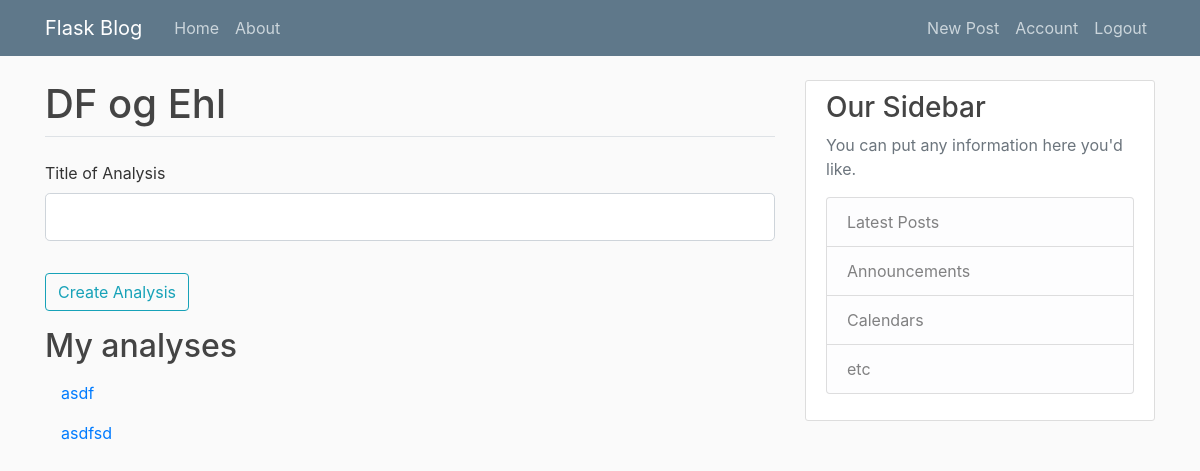
The app's page /project?project=1 (signed in), older data.
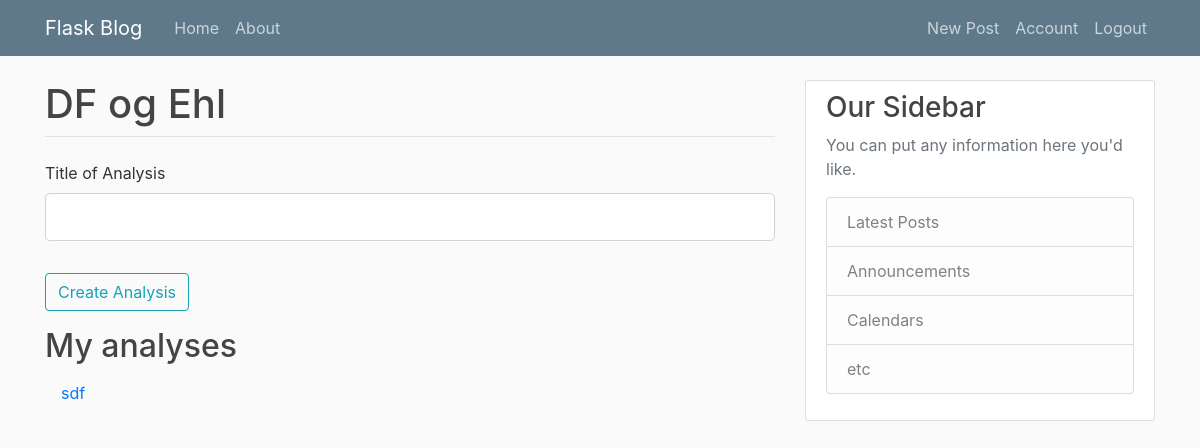
The same page, newer data.
### nlp4all/models.py (models this page shows, shortened)
class Project(db.Model):
    id = db.Column(db.Integer, primary_key=True)
    name = db.Column(db.String(50))
    description = db.Column(db.String)
    organization = db.Column(db.Integer, db.ForeignKey('organization.id'))
    analyses = db.relationship('BayesianAnalysis')
    categories = db.relationship('TweetTagCategory', secondary='project_categories')

class BayesianAnalysis(db.Model):
    id = db.Column(db.Integer, primary_key=True)
    user = db.Column(db.Integer, db.ForeignKey('user.id'))
    name = db.Column(db.String(50))
    filters = db.Column(JSON)
    features = db.Column(JSON)
    tags = db.relationship('TweetTag') # this also tells us which tweets
    data = db.Column(JSON)
    project = db.Column(db.Integer, db.ForeignKey('project.id'))

### nlp4all/routes.py (the view, shortened to what this page needs)
@app.route("/project", methods=['GET', "POST"])
def project():
    project_id = request.args.get('project', None, type=int)
    project = Project.query.get(project_id)
    form = AddBayesianAnalysisForm()
    analyses = BayesianAnalysis.query.filter_by(user = current_user.id).filter_by(project=project_id).all()
    return render_template('project.html', title='About', project=project, analyses=analyses, form=form)

### nlp4all/forms.py
class AddBayesianAnalysisForm(FlaskForm):
    name = StringField('Title of Analysis', validators=[DataRequired()])
    submit = SubmitField('Create Analysis')

### nlp4all/models.py (called while the page is built)
@login_manager.user_loader
def load_user(user_id):
    return User.query.get(int(user_id))

### nlp4all/templates/project.html (shortened to what this page needs)
{% extends "layout.html" %}
{% block content %}
  <h1>{{ project.name }} </h1>
    <form method="POST" action="">
        <fieldset class="form-group">
            <legend class="border-bottom mb-4">{{ legend }}</legend>
            <div class="form-group">
                {{ form.name.label(class="form-control-label") }}
                {% if form.name.errors %}
                    {{ form.name(class="form-control form-control-lg is-invalid") }}
                    <div class="invalid-feedback">
                        {% for error in form.name.errors %}
                            <span>{{ error }}</span>
                        {% endfor %}
                    </div>
                {% else %}
                    {{ form.name(class="form-control form-control-lg") }}
                {% endif %}
            </div>
        </fieldset>
        <div class="form-group">
            {{ form.submit(class="btn btn-outline-info") }}
        </div>
    </form>
<h2>My analyses</h2>
{% for a in analyses %}
<a class="nav-item nav-link" href="{{ url_for('analysis') }}?analysis={{a.id}}">{{a.name}}</a>
{% endfor %}
{% endblock content %}

### nlp4all/templates/layout.html (shortened to what this page needs)
<!DOCTYPE html>
<html>
<head>
    <link rel="stylesheet" href="https://maxcdn.bootstrapcdn.com/bootstrap/4.0.0/css/bootstrap.min.css">
    <link rel="stylesheet" type="text/css" href="{{ url_for('static', filename='main.css') }}">
</head>
<body>
    <header class="site-header">
      <nav class="navbar navbar-expand-md navbar-dark bg-steel fixed-top">
        <div class="container">
          <a class="navbar-brand mr-4" href="/">Flask Blog</a>
          <div class="collapse navbar-collapse" id="navbarToggle">
            <div class="navbar-nav mr-auto">
              <a class="nav-item nav-link" href="{{ url_for('home') }}">Home</a>
              <a class="nav-item nav-link" href="{{ url_for('about') }}">About</a>
            </div>
            <div class="navbar-nav">
              {% if current_user.is_authenticated %}
                <a class="nav-item nav-link" href="{{ url_for('new_post') }}">New Post</a>
                <a class="nav-item nav-link" href="{{ url_for('account') }}">Account</a>
                <a class="nav-item nav-link" href="{{ url_for('logout') }}">Logout</a>
              {% else %}
                <a class="nav-item nav-link" href="{{ url_for('login') }}">Login</a>
                <a class="nav-item nav-link" href="{{ url_for('register') }}">Register</a>
              {% endif %}
            </div>
          </div>
        </div>
      </nav>
    </header>
    <main role="main" class="container">
      <div class="row">
        <div class="col-md-8">
          {% block content %}{% endblock %}
        </div>
        <div class="col-md-4">
          <div class="content-section">
            <h3>Our Sidebar</h3>
            <p class='text-muted'>You can put any information here you'd like.
              <ul class="list-group">
                <li class="list-group-item list-group-item-light">Latest Posts</li>
                <li class="list-group-item list-group-item-light">Announcements</li>
                <li class="list-group-item list-group-item-light">Calendars</li>
                <li class="list-group-item list-group-item-light">etc</li>
              </ul>
            </p>
          </div>
        </div>
      </div>
    </main>
</body>
</html>

### nlp4all/static/main.css (style rules this page uses)
body { background: #fafafa; color: #333333; margin-top: 5rem; }
h1, h2, h3, h4, h5, h6 { color: #444444; }
.bg-steel { background-color: #5f788a; }
.site-header .navbar-nav .nav-link { color: #cbd5db; }
.content-section { background: #ffffff; padding: 10px 20px; border: 1px solid #dddddd; border-radius: 3px; margin-bottom: 20px; }

Row changes from the older to the newer data that the page shows:
no longer on this page (row edited): BayesianAnalysis: name "asdf"
changed BayesianAnalysis: name "asdfsd" → "sdf"
